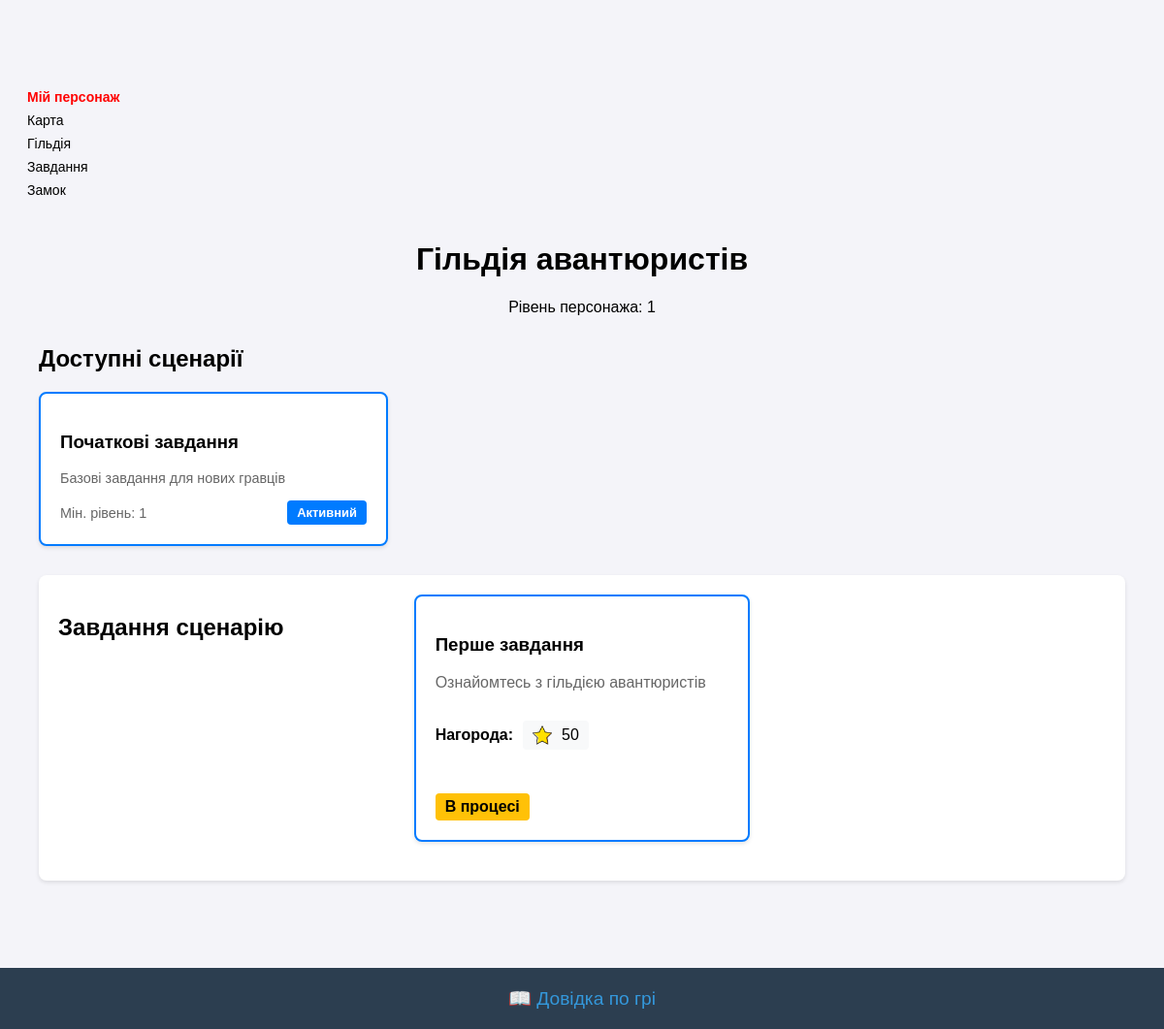
Screenshot of /guild (signed in) with the database file from the repository.
### backend/models.py (models this page shows)
class User(Base):
    __tablename__ = "users"
    id = Column(Integer, primary_key=True, index=True)
    username = Column(String, unique=True, index=True)
    password = Column(String)
    email = Column(String, unique=True, index=True)
    is_active = Column(Boolean, default=True)
    avatar_url = Column(String, nullable=True)  # user img path
    fraction = Column(String, default="Elfe")
    pending_attribute_points = Column(Integer, default=1)
    stamina = Column(Integer, default=0)  # Здоров'я
    energy = Column(Integer, default=0)  # Енергія
    agility = Column(Integer, default=0)  # Спритність
    mind = Column(Integer, default=0)  # Розум
    melee_attack = Column(Integer, default=0)  # Атака в ближньому бою
    ranged_attack = Column(Integer, default=0)  # Атака в дальньому бою
    magic_power = Column(Integer, default=0)  # Магічний потенціал
    physical_defense = Column(Integer, default=0)  # Захист від фізичних атак
    magic_resistance = Column(Integer, default=0)  # Стійкість до магії
    bonus_melee_damage = Column(Integer, default=0)
    bonus_ranged_damage = Column(Integer, default=0)
    bonus_magic_damage = Column(Integer, default=0)
    bonus_melee_defense = Column(Integer, default=0)
    bonus_ranged_defense = Column(Integer, default=0)
    bonus_magic_defense = Column(Integer, default=0)
    experience = Column(Integer, default=1)
    level = Column(Integer, default=1)
    gold = Column(Integer, default=0)
    wood = Column(Integer, default=0)
    stone = Column(Integer, default=0)
    session_id = Column(String, unique=True, nullable=True)
    map_sector = Column(String, default="Castle")  # Сектор карти
    map_x = Column(Integer, default=0)  # Координата X на карті
    map_y = Column(Integer, default=0)  # Координата Y на карті
    workplace = Column(String, nullable=True)  # Назва підприємства, де працює
    last_salary_time = Column(DateTime, nullable=True)  # Час останньої виплати
    last_quit_time = Column(DateTime, nullable=True)  # Час останнього звільнення
    daily_work_minutes = Column(Integer, default=0)  # Хвилини роботи за день
    last_work_day = Column(DateTime, nullable=True)  # Останній робочий день
    work_start_time = Column(DateTime, nullable=True)  # Час початку роботи
    units = relationship("UserUnit", back_populates="user")
    user_tasks = relationship("UserTask", back_populates="user")
    achievements = relationship("UserAchievement", back_populates="user")
    inventory_items = relationship("Item", back_populates="owner")
    equipped_items = relationship("EquippedItems", back_populates="user", uselist=False)
    battles = relationship("BattleState", back_populates="user")
    battle_histories = relationship("BattleHistory", back_populates="user")
    rating = relationship("PlayerRating", back_populates="user", uselist=False)

class QuestScenario(Base):
    __tablename__ = "quest_scenarios"
    id = Column(Integer, primary_key=True, index=True)
    title = Column(String)  # Назва сценарію
    description = Column(String)  # Опис сценарію
    min_level = Column(Integer, default=1)  # Мінімальний рівень для доступу
    is_active = Column(Boolean, default=True)  # Чи активний сценарій
    tasks = relationship("Task", back_populates="scenario")

class Task(Base):
    __tablename__ = "tasks"
    id = Column(Integer, primary_key=True, index=True)
    scenario_id = Column(Integer, ForeignKey("quest_scenarios.id"))
    title = Column(String)
    description = Column(String)
    level_required = Column(Integer, default=1)
    order_in_scenario = Column(Integer, default=0)
    reward_gold = Column(Integer, default=0)
    reward_wood = Column(Integer, default=0)
    reward_stone = Column(Integer, default=0)
    reward_exp = Column(Integer, default=0)
    user_tasks = relationship("UserTask", back_populates="task")
    scenario = relationship("QuestScenario", back_populates="tasks")

### backend/routers/adventure_guild.py (the view, shortened to what this page needs)
@router.get("/guild")
async def get_guild(
    request: Request,
    scenario_id: int = None,
    db: Session = Depends(get_db),
    current_user: User = Depends(get_current_user),
):
    if not current_user:
        return RedirectResponse(url="/")
    first_task_completed = (
        db.query(UserTask)
        .filter(
            UserTask.user_id == current_user.id,
            UserTask.task_id == 1,
            UserTask.is_completed == True,
        )
        .first()
        is not None
    )
    if not first_task_completed:
        scenario = db.query(QuestScenario).filter(QuestScenario.id == 1).first()
        task = db.query(Task).filter(Task.id == 1).first()
        return templates.TemplateResponse(
            "adventure_guild.html",
            {
                "request": request,
                "user": current_user,
                "scenarios": [scenario] if scenario else [],
                "selected_scenario": 1,
                "available_tasks": [task] if task else [],
                "completed_task_ids": [],
                "in_progress_task_ids": [1],
                "completed_scenarios": set(),
                "active_scenarios": set([1]) if scenario else set(),
            },
        )

### backend/database.py (called while the page is built)
def get_db() -> Generator[Any, Any, Any]:
    db = SessionLocal()
    try:
        init_test_data(db)  # Ініціалізуємо тестові дані
        init_test_admin(db)  # Створюємо адміністратора
        yield db
    finally:
        db.close()

### backend/init_test_data.py (called while the page is built, shortened)
def init_test_data(db: Session):
    scenario = (
        db.query(models.QuestScenario).filter(models.QuestScenario.id == 1).first()
    )

def init_test_admin(db: Session):
    admin = db.query(models.User).filter(models.User.id == 1).first()

### backend/routers/admin.py (called while the page is built)
def get_current_user(request: Request, db: Session = Depends(database.get_db)):
    username = request.cookies.get("username")
    if username:
        return db.query(models.User).filter(models.User.username == username).first()
    return None

### frontend/templates/adventure_guild.html (shortened to what this page needs)
{% extends 'base.html' %}
{% block body %}
<div class="navigation-panel">
    <a href="/player" class="nav-link">Мій персонаж</a>
    <a href="/map" class="nav-link">Карта</a>
    <a href="/guild" class="nav-link active">Гільдія</a>
    <a href="/char_tasks" class="nav-link">Завдання</a>
    <a href="/castle" class="nav-link">Замок</a>
</div>
<div class="guild-container">
    <div class="guild-header">
        <h1>Гільдія авантюристів</h1>
        <p>Рівень персонажа: {{ user.level }}</p>
    </div>
    <div class="scenarios-container">
        <h2>Доступні сценарії</h2>
        {% if scenarios %}
            <div class="scenarios-grid">
                {% for scenario in scenarios %}
                <div class="scenario-card {% if scenario.id == selected_scenario %}selected{% endif %}">
                    <a href="/guild?scenario_id={{ scenario.id }}" class="scenario-link">
                        <h3>{{ scenario.title }}</h3>
                        <p class="scenario-description">{{ scenario.description }}</p>
                        <div class="scenario-info">
                            <span class="min-level">Мін. рівень: {{ scenario.min_level }}</span>
                            {% if scenario.id in completed_scenarios %}
                            <span class="status completed">Завершено</span>
                            {% elif scenario.id in active_scenarios %}
                            <span class="status active">Активний</span>
                            {% endif %}
                        </div>
                    </a>
                </div>
                {% endfor %}
            </div>
        {% else %}
            <p class="no-scenarios">Наразі немає доступних сценаріїв для вашого рівня</p>
        {% endif %}
    </div>
    {% if selected_scenario %}
    <div class="tasks-container">
        <h2>Завдання сценарію</h2>
        {% if available_tasks %}
            {% for task in available_tasks %}
            <div class="task-card {% if task.id in completed_task_ids %}completed{% elif task.id in in_progress_task_ids %}in-progress{% endif %}">
                <h3>{{ task.title }}</h3>
                <p class="task-description">{{ task.description }}</p>
                <div class="task-rewards">
                    <h4>Нагорода:</h4>
                    {% if task.reward_exp > 0 %}
                    <span class="reward">
                        <img src="../static/images/exp-icon.png" alt="Experience">
                        {{ task.reward_exp }}
                    </span>
                    {% endif %}
                </div>
                {% if task.id not in completed_task_ids and task.id not in in_progress_task_ids %}
                <form action="/guild/accept-task/{{ task.id }}" method="POST">
                    <button type="submit" class="accept-task-btn">Прийняти завдання</button>
                </form>
                {% elif task.id in in_progress_task_ids %}
                <span class="task-status in-progress">В процесі</span>
                {% else %}
                <span class="task-status completed">Виконано</span>
                {% endif %}
            </div>
            {% endfor %}
        {% else %}
            <p class="no-tasks">Наразі немає доступних завдань у цьому сценарії</p>
        {% endif %}
    </div>
    {% endif %}
</div>
{% endblock %}

### frontend/templates/base.html (shortened to what this page needs)
<!doctype html>
<html lang="en">
<head>
    <link rel="stylesheet" href="{{ url_for('static', path='/css/styles.css') }}">
    <link rel="stylesheet" href="{{ url_for('static', path='css/navigation.css') }}">
</head>
<body>
    <div class="content">
        {% block body %}{% endblock %}
    </div>
    {% include 'footer.html' %}
</body>
</html>

### frontend/templates/footer.html
<footer class="main-footer">
    <div class="footer-content">
        <div class="footer-section">
            <a href="/help" class="help-link">📖 Довідка по грі</a>
        </div>
    </div>
</footer>

### frontend/static/css/styles.css (style rules this page uses)
body { font-family: Arial, sans-serif; background-color: #f4f4f9; min-height: 100vh; margin: 0; display: flex; flex-direction: column; }
a[href="/player"] { display: inline-block; margin-top: 20px; color: #ff0000; text-decoration: none; font-weight: bold; }
.main-footer { background-color: #2c3e50; color: #ecf0f1; padding: 20px 0; margin-top: 50px; text-align: center; }
.help-link { color: #3498db; text-decoration: none; font-size: 1.2em; transition: color 0.3s; }
.guild-container { max-width: 1200px; margin: 0 auto; padding: 20px; }
.guild-header { text-align: center; margin-bottom: 30px; }
.tasks-container { display: grid; grid-template-columns: repeat(auto-fill, minmax(300px, 1fr)); gap: 20px; }
.task-card { background: white; border-radius: 8px; padding: 20px; box-shadow: 0 2px 4px rgba(0,0,0,0.1); position: relative; }
.task-card.in-progress { border: 2px solid #007bff; }
.task-description { color: #666; margin: 10px 0; }
.task-rewards { display: flex; gap: 10px; align-items: center; margin: 15px 0; }
.reward { display: flex; align-items: center; gap: 5px; background: #f8f9fa; padding: 5px 10px; border-radius: 4px; }
.reward img { width: 20px; height: 20px; }
.task-status { display: block; text-align: center; padding: 10px; border-radius: 4px; font-weight: bold; }
.task-status.in-progress { background: #007bff; color: white; }
.scenarios-grid { display: grid; grid-template-columns: repeat(auto-fill, minmax(250px, 1fr)); gap: 20px; margin-bottom: 30px; }
.scenario-card { background: white; border-radius: 8px; overflow: hidden; transition: all 0.3s ease; }
.scenario-card.selected { border: 2px solid #007bff; }
.scenario-link { display: block; padding: 20px; text-decoration: none; color: inherit; }
.scenario-description { color: #666; margin: 10px 0; font-size: 0.9em; }
.scenario-info { display: flex; justify-content: space-between; align-items: center; margin-top: 15px; font-size: 0.9em; }
.min-level { color: #666; }
.status { padding: 4px 8px; border-radius: 4px; font-weight: bold; }
.status.active { background: #007bff; color: white; }

### frontend/static/css/navigation.css (style rules this page uses)
.nav-link { color: #000000; text-decoration: none; display: flex; align-items: center; gap: 4px; padding: 4px 8px; border-radius: 4px; transition: background-color 0.3s; font-weight: 500; font-size: 14px; }
.content { margin-top: 48px; padding: 20px; }

### frontend/templates/adventure_guild.html (style rules this page uses)
.guild-container { padding: 20px; max-width: 1200px; margin: 0 auto; }
.guild-header { margin-bottom: 30px; text-align: center; }
.scenarios-grid { display: grid; grid-template-columns: repeat(auto-fill, minmax(300px, 1fr)); gap: 20px; margin-bottom: 30px; }
.scenario-card { background: white; border-radius: 8px; box-shadow: 0 2px 4px rgba(0,0,0,0.1); transition: transform 0.3s ease; cursor: pointer; }
.scenario-card.selected { border: 2px solid #007bff; }
.scenario-link { display: block; padding: 20px; text-decoration: none; color: inherit; }
.scenario-description { color: #666; margin: 10px 0; }
.scenario-info { display: flex; justify-content: space-between; align-items: center; margin-top: 15px; }
.min-level { color: #666; }
.status { padding: 5px 10px; border-radius: 4px; font-size: 0.9em; }
.status.active { background: #007bff; color: white; }
.tasks-container { margin-top: 30px; padding: 20px; background: white; border-radius: 8px; box-shadow: 0 2px 4px rgba(0,0,0,0.1); }
.task-card { margin-bottom: 20px; padding: 20px; border: 1px solid #ddd; border-radius: 8px; }
.task-rewards { margin-top: 15px; }
.reward { display: inline-flex; align-items: center; margin-right: 15px; }
.reward img { width: 20px; height: 20px; margin-right: 5px; }
.task-status { display: inline-block; padding: 5px 10px; border-radius: 4px; margin-top: 15px; }
.task-status.in-progress { background: #ffc107; color: black; }

### rows the page displays
User: level "1"
QuestScenario: title "Початкові завдання", description "Базові завдання для нових гравців", min_level "1", shows "Активний"
Task: title "Перше завдання", description "Ознайомтесь з гільдією авантюристів", reward_exp "50", shows "В процесі"
